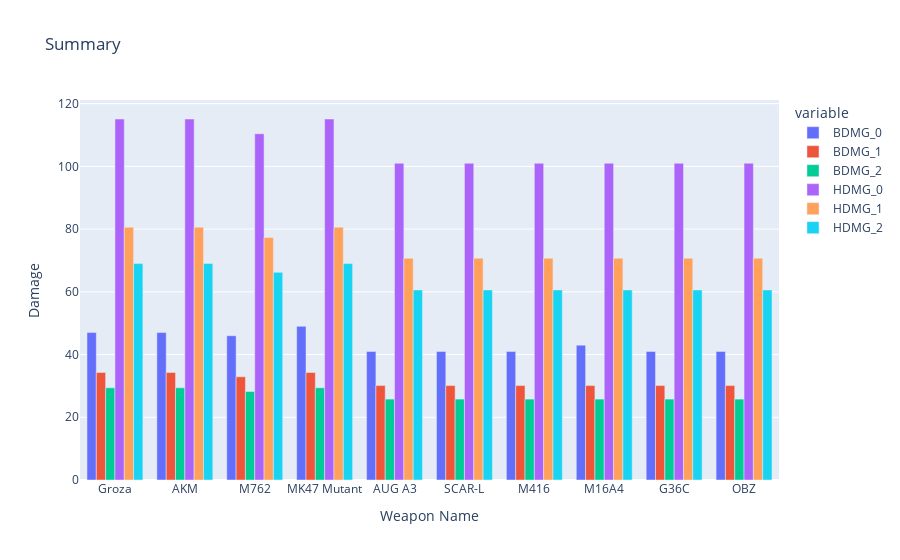

The notebook cell saved with this chart:
### Code cell
bc=ab.loc[ab['Weapon Type'].isin(['Assault Rifle'])]
bc.drop('Weapon Type',axis=1,inplace=True)
px.bar(bc.set_index('Weapon Name')[['BDMG_0','BDMG_1','BDMG_2','HDMG_0','HDMG_1','HDMG_2']]
,labels={'value':'Damage'},barmode='group',title='Summary')

### Figure 1 — Plotly figure (JSON) as saved in the notebook; plotly's stock layout.template omitted (floating-point values rounded to 4 significant figures)
{"data": [{"alignmentgroup": "True", "hovertemplate": "variable=BDMG_0<br>Weapon Name=%{x}<br>Damage=%{y}<extra></extra>", "legendgroup": "BDMG_0", "marker": {"color": "#636efa", "pattern": {"shape": ""}}, "name": "BDMG_0", "offsetgroup": "BDMG_0", "orientation": "v", "showlegend": true, "textposition": "auto", "type": "bar", "x": ["Groza", "AKM", "M762", "MK47 Mutant", "AUG A3", "SCAR-L", "M416", "M16A4", "G36C", "OBZ"], "xaxis": "x", "y": [47, 47, 46, 49, 41, 41, 41, 43, 41, 41], "yaxis": "y"}, {"alignmentgroup": "True", "hovertemplate": "variable=BDMG_1<br>Weapon Name=%{x}<br>Damage=%{y}<extra></extra>", "legendgroup": "BDMG_1", "marker": {"color": "#EF553B", "pattern": {"shape": ""}}, "name": "BDMG_1", "offsetgroup": "BDMG_1", "orientation": "v", "showlegend": true, "textposition": "auto", "type": "bar", "x": ["Groza", "AKM", "M762", "MK47 Mutant", "AUG A3", "SCAR-L", "M416", "M16A4", "G36C", "OBZ"], "xaxis": "x", "y": [34.3, 34.3, 32.9, 34.3, 30.1, 30.1, 30.1, 30.1, 30.1, 30.1], "yaxis": "y"}, {"alignmentgroup": "True", "hovertemplate": "variable=BDMG_2<br>Weapon Name=%{x}<br>Damage=%{y}<extra></extra>", "legendgroup": "BDMG_2", "marker": {"color": "#00cc96", "pattern": {"shape": ""}}, "name": "BDMG_2", "offsetgroup": "BDMG_2", "orientation": "v", "showlegend": true, "textposition": "auto", "type": "bar", "x": ["Groza", "AKM", "M762", "MK47 Mutant", "AUG A3", "SCAR-L", "M416", "M16A4", "G36C", "OBZ"], "xaxis": "x", "y": [29.4, 29.4, 28.2, 29.4, 25.8, 25.8, 25.8, 25.8, 25.8, 25.8], "yaxis": "y"}, {"alignmentgroup": "True", "hovertemplate": "variable=HDMG_0<br>Weapon Name=%{x}<br>Damage=%{y}<extra></extra>", "legendgroup": "HDMG_0", "marker": {"color": "#ab63fa", "pattern": {"shape": ""}}, "name": "HDMG_0", "offsetgroup": "HDMG_0", "orientation": "v", "showlegend": true, "textposition": "auto", "type": "bar", "x": ["Groza", "AKM", "M762", "MK47 Mutant", "AUG A3", "SCAR-L", "M416", "M16A4", "G36C", "OBZ"], "xaxis": "x", "y": [115.1, 115.1, 110.4, 115.1, 101, 101, 101, 101, 101, 101], "yaxis": "y"}, {"alignmentgroup": "True", "hovertemplate": "variable=HDMG_1<br>Weapon Name=%{x}<br>Damage=%{y}<extra></extra>", "legendgroup": "HDMG_1", "marker": {"color": "#FFA15A", "pattern": {"shape": ""}}, "name": "HDMG_1", "offsetgroup": "HDMG_1", "orientation": "v", "showlegend": true, "textposition": "auto", "type": "bar", "x": ["Groza", "AKM", "M762", "MK47 Mutant", "AUG A3", "SCAR-L", "M416", "M16A4", "G36C", "OBZ"], "xaxis": "x", "y": [80.6, 80.6, 77.3, 80.6, 70.7, 70.7, 70.7, 70.7, 70.7, 70.7], "yaxis": "y"}, {"alignmentgroup": "True", "hovertemplate": "variable=HDMG_2<br>Weapon Name=%{x}<br>Damage=%{y}<extra></extra>", "legendgroup": "HDMG_2", "marker": {"color": "#19d3f3", "pattern": {"shape": ""}}, "name": "HDMG_2", "offsetgroup": "HDMG_2", "orientation": "v", "showlegend": true, "textposition": "auto", "type": "bar", "x": ["Groza", "AKM", "M762", "MK47 Mutant", "AUG A3", "SCAR-L", "M416", "M16A4", "G36C", "OBZ"], "xaxis": "x", "y": [69, 69, 66.2, 69, 60.6, 60.6, 60.6, 60.6, 60.6, 60.6], "yaxis": "y"}], "layout": {"barmode": "group", "legend": {"title": {"text": "variable"}, "tracegroupgap": 0}, "title": {"text": "Summary"}, "xaxis": {"anchor": "y", "domain": [0, 1], "title": {"text": "Weapon Name"}}, "yaxis": {"anchor": "x", "domain": [0, 1], "title": {"text": "Damage"}}}}
